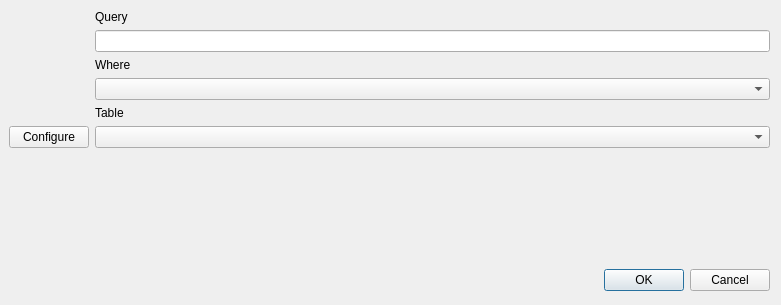
<?xml version="1.0" encoding="UTF-8"?>
<ui version="4.0">
 <class>QGISSOLRDialogBase</class>
 <widget class="QDialog" name="QGISSOLRDialogBase">
  <property name="geometry">
   <rect>
    <x>0</x>
    <y>0</y>
    <width>781</width>
    <height>305</height>
   </rect>
  </property>
  <property name="windowTitle">
   <string>QGIS SOLR Plugin</string>
  </property>
  <widget class="QWidget" name="verticalLayoutWidget">
   <property name="geometry">
    <rect>
     <x>9</x>
     <y>10</y>
     <width>761</width>
     <height>281</height>
    </rect>
   </property>
   <layout class="QVBoxLayout" name="overallVertLayout">
    <item>
     <layout class="QHBoxLayout" name="horizontalLayout">
      <item>
       <layout class="QVBoxLayout" name="leftLayout">
        <item alignment="Qt::AlignHCenter">
         <widget class="QLabel" name="label_4">
          <property name="text">
           <string>&lt;html&gt;&lt;head/&gt;&lt;body&gt;&lt;p&gt;&lt;img src=&quot;:/plugins/QGISSolr/dialoglogo.png&quot;/&gt;&lt;/p&gt;&lt;/body&gt;&lt;/html&gt;</string>
          </property>
         </widget>
        </item>
        <item>
         <widget class="QPushButton" name="configureButton">
          <property name="text">
           <string>Configure</string>
          </property>
         </widget>
        </item>
       </layout>
      </item>
      <item>
       <layout class="QVBoxLayout" name="rightLayout">
        <item>
         <widget class="QLabel" name="label_2">
          <property name="text">
           <string>Query</string>
          </property>
         </widget>
        </item>
        <item>
         <widget class="QLineEdit" name="queryLineEdit"/>
        </item>
        <item>
         <widget class="QLabel" name="label">
          <property name="text">
           <string>Where</string>
          </property>
         </widget>
        </item>
        <item>
         <widget class="QComboBox" name="whereComboBox"/>
        </item>
        <item>
         <widget class="QLabel" name="label_3">
          <property name="text">
           <string>Table</string>
          </property>
         </widget>
        </item>
        <item>
         <widget class="QComboBox" name="tableComboBox"/>
        </item>
       </layout>
      </item>
     </layout>
    </item>
    <item>
     <spacer name="verticalSpacer">
      <property name="orientation">
       <enum>Qt::Vertical</enum>
      </property>
      <property name="sizeHint" stdset="0">
       <size>
        <width>20</width>
        <height>40</height>
       </size>
      </property>
     </spacer>
    </item>
    <item>
     <widget class="QDialogButtonBox" name="button_box">
      <property name="orientation">
       <enum>Qt::Horizontal</enum>
      </property>
      <property name="standardButtons">
       <set>QDialogButtonBox::Cancel|QDialogButtonBox::Ok</set>
      </property>
     </widget>
    </item>
   </layout>
  </widget>
 </widget>
 <resources/>
 <connections>
  <connection>
   <sender>button_box</sender>
   <signal>accepted()</signal>
   <receiver>QGISSOLRDialogBase</receiver>
   <slot>accept()</slot>
   <hints>
    <hint type="sourcelabel">
     <x>20</x>
     <y>20</y>
    </hint>
    <hint type="destinationlabel">
     <x>20</x>
     <y>20</y>
    </hint>
   </hints>
  </connection>
  <connection>
   <sender>button_box</sender>
   <signal>rejected()</signal>
   <receiver>QGISSOLRDialogBase</receiver>
   <slot>reject()</slot>
   <hints>
    <hint type="sourcelabel">
     <x>20</x>
     <y>20</y>
    </hint>
    <hint type="destinationlabel">
     <x>20</x>
     <y>20</y>
    </hint>
   </hints>
  </connection>
 </connections>
</ui>
